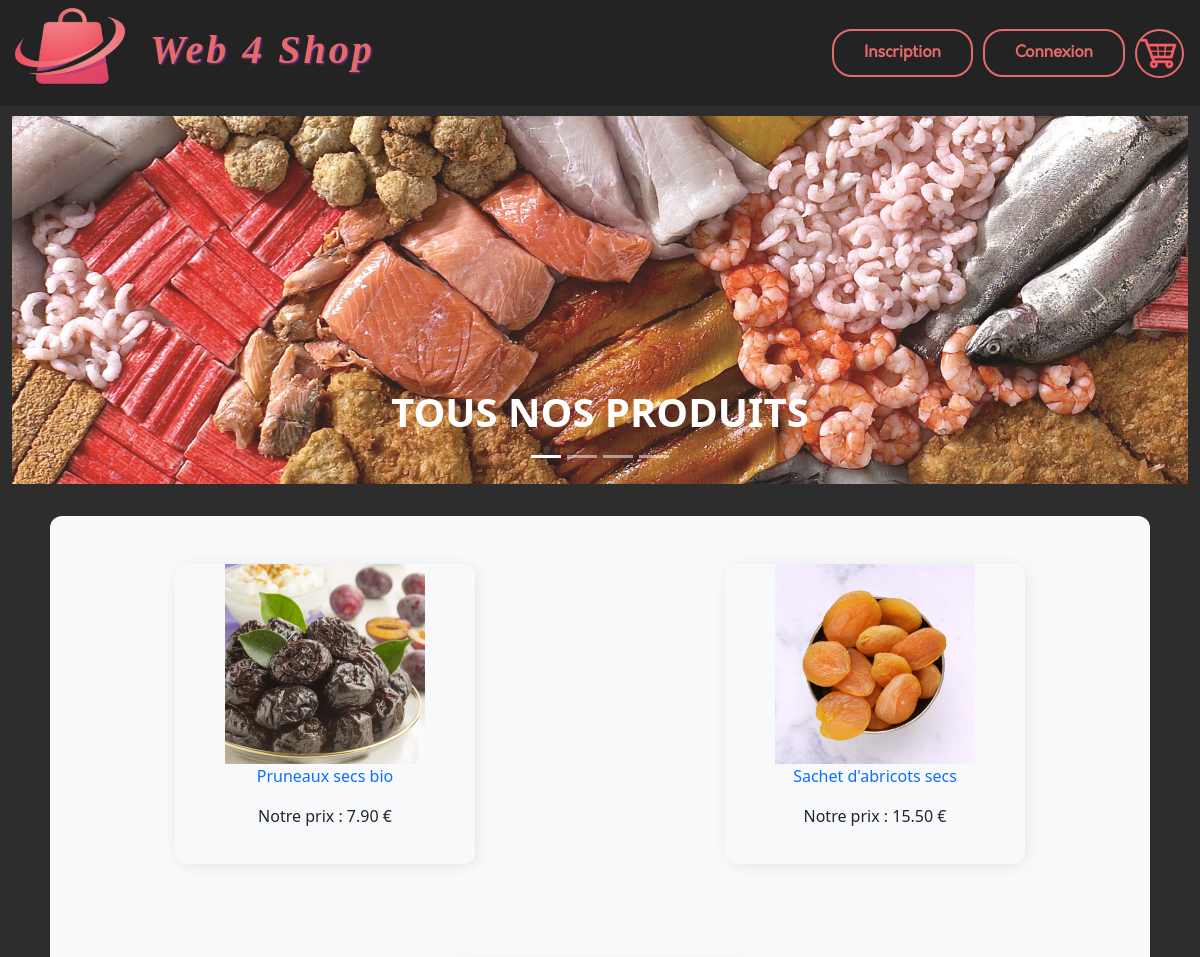
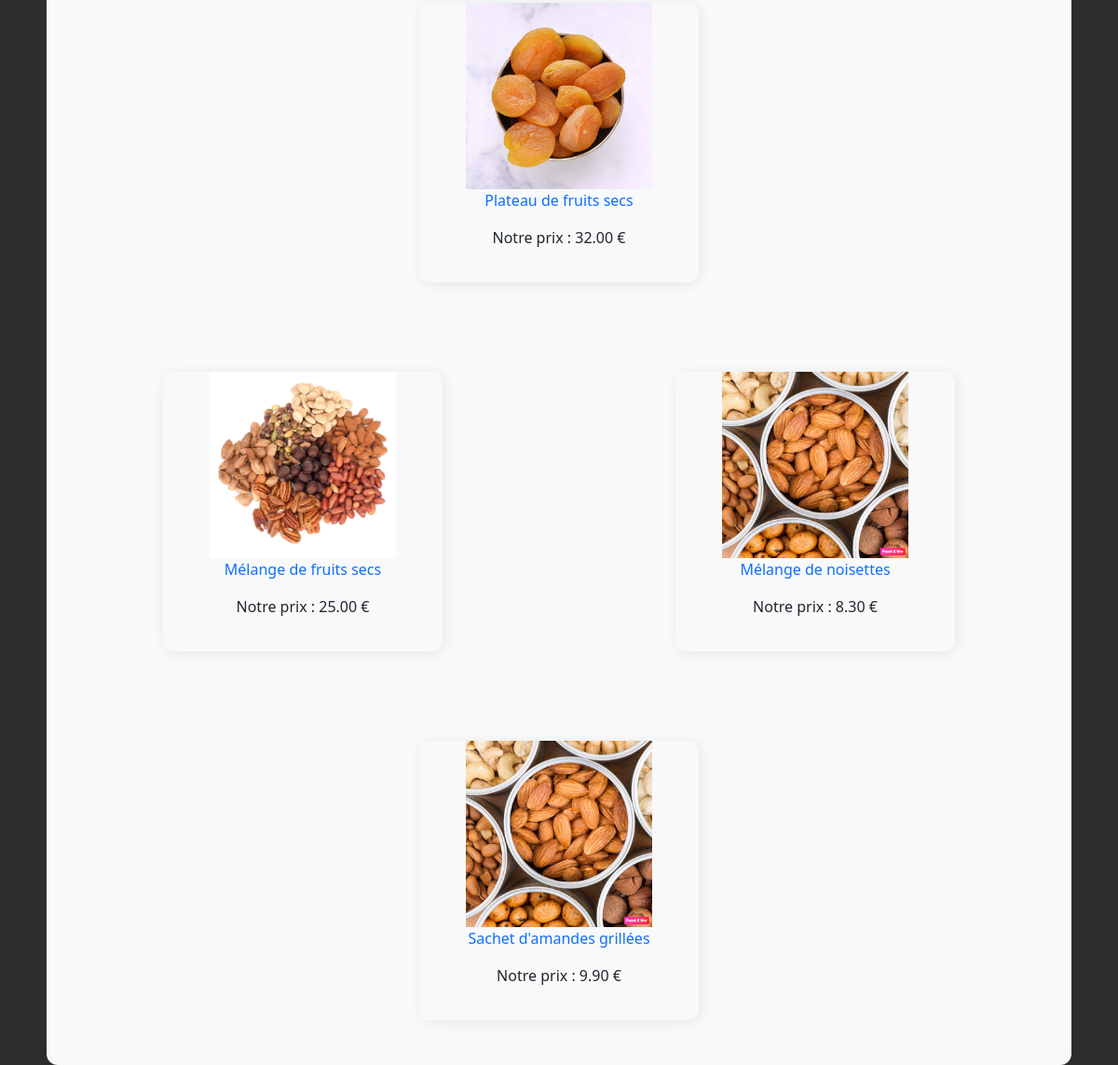
Screenshot of /index.php?action=categorie&idCat=3 with the database file from the repository (2 pictures, top to bottom).
### tables this page shows
CREATE TABLE `products` (
  `id` int(11) NOT NULL,
  `cat_id` tinyint(4) NOT NULL,
  `name` varchar(150) NOT NULL,
  `description` text NOT NULL,
  `image` varchar(30) NOT NULL,
  `price` decimal(5,2) NOT NULL,
  `quantity` int(3) NOT NULL
);

### Controleur/controleurCategorie.php (called while the page is built, shortened)
<?php
require_once 'Modele/produit.php';
require_once 'Modele/categorie.php';
class ControleurCategorie {
    private $produits;
    private $categories;
    private $nom;
    public function __construct(){
        $this->produits = new Produit();
        $this->categories = new Categorie();
        $this->nom = new Categorie();
    }
    public function categorie($idCat){
        $produits = $this->produits->getProdCat($idCat);
        $categories = $this->categories->getCategories();
        $nom = $this->nom->getNameCategorie($idCat);
        $vue = new Vue("Categorie");
        $vue->generer(array('produits' => $produits,'categories' => $categories,'nom' => $nom));
    }
}

### index.php (called while the page is built, shortened)
<?php
$routeur = new Routeur();
$routeur->routerRequete();

### Modele/categorie.php (called while the page is built, shortened)
<?php
require_once 'Modele/Modele.php';
class Categorie extends Modele{
    public function getCategories(){
        $sql = 'SELECT * FROM categories';
        $categories = $this->executerRequete($sql);
        return $categories->fetchAll();
    }
}

### Modele/modele.php (called while the page is built, shortened)
<?php abstract class Modele {
    private $bdd;
    protected function executerRequete($sql, $params = null){
        if($params == null){
            $resultat = $this->getBDD()->query($sql);
        }
        else{
            $resultat = $this->getBDD()->prepare($sql);
            $resultat->execute($params);
        }
        return $resultat;
    }
    private function getBDD(){
        if($this->bdd == null){
            $this->bdd=new PDO('mysql:host=localhost;dbname=web4shop;charset=utf8','root','');
        }
        return $this->bdd;
    }
}

### Modele/produit.php (called while the page is built, shortened)
<?php
require_once 'Modele/Modele.php';
class Produit extends Modele{
    public function getProdCat($idCat){
        $sql = 'SELECT P.* FROM products P JOIN categories C ON P.cat_id=C.id WHERE C.id=?';
        $produits = $this->executerRequete($sql,array($idCat));
        if($produits->RowCount()>=1){
            return $produits->fetchAll();
        }
        else{
            throw new Exception("Aucune catégorie ne correspond à l'identifiant'$idCat'");
        }
    }
}

### Vue/vueCategorie.php (the view, shortened to what this page needs)
<div class="row align-items-center">
  <div class="col align-items-center mt-3 mb-3">
    <div id="ourCarousel" class="carousel slide" data-bs-ride="carousel">
      <div class="carousel-indicators">
        <button type="button" data-bs-target="#ourCarousel" data-bs-slide-to="0" class="active" aria-current="true"></button>
        <?php for($i = 1; $i < count($categories); $i++): ?>
          <button type="button" data-bs-target="#ourCarousel" data-bs-slide-to="<?=$i?>"></button>
        <?php endfor; ?>
        <button type="button" data-bs-target="#ourCarousel" data-bs-slide-to="3"></button>
      </div>
      <div class="carousel-inner">
        <div class="carousel-item active">
          <a href="index.php"><img src="Contenu/Images/tous_produits.jpg" style="width:100%;">
          <div class="carousel-caption d-none d-md-block">
            <h1 class="text-uppercase text-center fw-bold">TOUS NOS PRODUITS</h1>
          </div>
          </a>
        </div>
      </div>
      <button class="carousel-control-prev" type="button" data-bs-target="#ourCarousel" data-bs-slide="prev">
        <span class="carousel-control-prev-icon" aria-hidden="true"></span>
      </button>
      <button class="carousel-control-next" type="button" data-bs-target="#ourCarousel" data-bs-slide="next">
        <span class="carousel-control-next-icon" aria-hidden="true"></span>
      </button>
    </div>
  </div>
</div>
<div class="row">
  <div class="col-11 bg-light mx-auto mt-3" style="border-radius: 12px;">
  <?php for($i = 0; $i < count($produits); $i = $i + 3): ?>
    <div class="row">
      <div class="col d-flex justify-content-center text-center m-5">
        <div class="boxed">
          <a class="text-decoration-none" href="<?= "index.php?action=details&idProduit=".$produits[$i]['id'] ?>">
          <img class="img-prod" src="<?= "Contenu/Images/".$produits[$i]['image']?>">
          <p><?=$produits[$i]['name']?></p></a>
          <p>Notre prix : <?=$produits[$i]['price']; ?> €</p>
        </div>
      </div>
      <div class="col d-flex justify-content-center text-center m-5">
        <?php if($i+1 < count($produits)): ?>
          <div class="boxed">
            <a class="text-decoration-none" href="<?= "index.php?action=details&idProduit=".$produits[$i+1]['id'] ?>">
            <img class="img-prod" src="<?= "Contenu/Images/".$produits[$i+1]['image']?>">
            <p><?=$produits[$i+1]['name']?></p></a>
            <p>Notre prix : <?=$produits[$i+1]['price']; ?> €</p>
          </div>
        <?php endif;?>
      </div>
      <div class="col d-flex justify-content-center text-center m-5">
        <?php if($i+2 < count($produits)): ?>
          <div class="boxed">
            <a class="text-decoration-none" href="<?= "index.php?action=details&idProduit=".$produits[$i+2]['id'] ?>">
            <img class="img-prod" src="<?= "Contenu/Images/".$produits[$i+1]['image']?>">
            <p><?=$produits[$i+2]['name']?></p></a>
            <p>Notre prix : <?=$produits[$i+2]['price']; ?> €</p>
          </div>
        <?php endif;?>
      </div>
    </div>
  <?php endfor; ?>
  </div>
</div>

### Contenu/Style/style.css (style rules this page uses)
.boxed { height: 300px; width: 300px; transition: 0.3s; z-index: 10; border-radius: 12px; box-shadow: 2px 2px 15px -2px rgba(0,0,0,0.1); }
.img-prod { height:200px; width:200px; }

### rows the page displays
products: image (picture), name "Pruneaux secs bio", price "7.90"
products: image (picture), name "Sachet d'abricots secs", price "15.50"
products: name "Plateau de fruits secs", price "32.00"
products: image (picture), name "Mélange de fruits secs", price "25.00"
products: image (picture), name "Mélange de noisettes", price "8.30"
products: name "Sachet d'amandes grillées", price "9.90"
